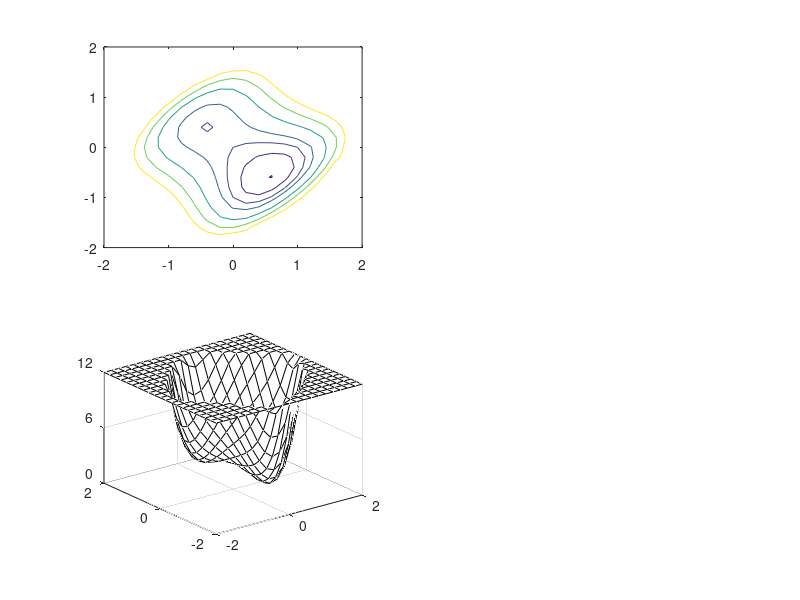

Write the MATLAB code that produced this figure. (Note: this script raises an error after producing the figure.)
% Dr. Hui Yang
% prepared for  ESI 6247 Statistical Design Models
% Deaprtment of Industrial and Management Systems Engineering
% University of South Florida
% Email: huiyang@usf.edu

% Taylor Series Demo 2 - Response Surface Methodology

function Ch10_TaylorSeries2

xlim = [-2 2]; dx = 0.2;
ylim = [-2 2]; dy = 0.2;
zlim = [0 12];
xpts = xlim(1):dx:xlim(2);
ypts = ylim(1):dy:ylim(2);
[X,Y] = meshgrid(xpts,ypts);
xtick = [-2 0 2];
ytick = [-2 0 2];
ztick = [0 6 12];
circle_size = 10;

fig = figure('WindowButtonDownFcn',@wbdcb);
% BOTTOM LEFT AXES
subplot(2,2,3)
F = (Y-X).^4 + 8*X.*Y - X + Y + 3;
F = min(max(F,zlim(1)),zlim(2));
func_mesh = mesh(xpts,ypts,F);
set(func_mesh,...
    'edgecolor','k', ...
    'facecolor','w')
set(gca, ...
    'xlim',xlim,'xtick',xtick, ...
    'ylim',ylim,'ytick',ytick,...
    'zlim',zlim,'ztick',ztick);
view(3)

% TOP LEFT AXES
ah = subplot(2,2,1);
set(gca, ...
    'xlim',xlim,'xtick',xtick, ...
    'ylim',ylim,'ytick',ytick);
[dummy,func_cont] = contour(xpts,ypts,F,[1.01 2 3 4 6 8 10]);
cont_color = ['k'; 'r'; 'g'];
for i=1:length(func_cont)
    set(func_cont(i),'edgecolor',cont_color(rem(i,3)+1,:),'linewidth',1);
end
text(0,1.7,'< CLICK ON ME >',...
    'horiz','center', ...
    'fontweight','bold',...
    'color','b');

% BOTTOM RIGHT AXES
subplot(2,2,4);
set(gca, ...
    'xlim',xlim,'xtick',xtick, ...
    'ylim',ylim,'ytick',ytick,...
    'zlim',zlim,'ztick',ztick);
view(3)

% TOP RIGHT AXES
subplot(2,2,2);
set(gca, ...
    'xlim',xlim,'xtick',xtick, ...
    'ylim',ylim,'ytick',ytick);


    function wbdcb(src,evnt)
        if strcmp(get(src,'SelectionType'),'normal')
            set(src,'pointer','circle')
            cp = get(ah,'CurrentPoint');
            
            x = cp(1,1);
            y = cp(1,2);
            Fo = (y-x).^4 + 8*x.*y - x + y + 3;
            
            % FIND GRADIENT AT POINT
            gx = -4*(y-x)^3 + 8*y - 1;
            gy = 4*(y-x)^3 + 8*x + 1;
            grd = [gx; gy];
            
            % CREATE HESSIAN
            temp = 12*(y-x)^2;
            hes = [temp 8-temp;8-temp temp];
            
            % CREATE APPROXIMATION
            dX = X - x;
            dY = Y - y;
            
            order = 2;
            if order == 0
                Fa = zeros(size(X)) + Fo;
            elseif order == 1
                Fa = grd(1)*dX + grd(2)*dY + Fo;
            else
                Fa = (hes(1,1)*dX.^2 + (hes(1,2)+hes(2,1))*dX.*dY + hes(2,2)*dY.^2)/2 +...
                    grd(1)*dX + grd(2)*dY + Fo;
            end
            Fa = min(max(Fa,zlim(1)),zlim(2));
            
            % BOTTOM LEFT AXES
            subplot(2,2,3)
            F = (Y-X).^4 + 8*X.*Y - X + Y + 3;
            F = min(max(F,zlim(1)),zlim(2));
            func_mesh = mesh(xpts,ypts,F);
            set(func_mesh,...
                'edgecolor','k', ...
                'facecolor','w')
            set(gca, ...
                'xlim',xlim,'xtick',xtick, ...
                'ylim',ylim,'ytick',ytick,...
                'zlim',zlim,'ztick',ztick);
            view(3)
            
            % TOP LEFT AXES
            subplot(2,2,1);            
            [dummy,func_cont] = contour(xpts,ypts,F,[1.01 2 3 4 6 8 10]);hold on;
            cont_color = ['k'; 'r'; 'g'];
            for i=1:length(func_cont)
                set(func_cont(i),'edgecolor',cont_color(rem(i,3)+1,:),'linewidth',1);
            end
            text(0,1.7,'< CLICK ON ME >',...
                'horiz','center', ...
                'fontweight','bold',...
                'color','b');
            plot(x,y,'ok','markersize',circle_size);
            plot(x,y,'ow','markersize',circle_size+2);
            plot(x,y,'ok','markersize',circle_size+4);hold off;
            set(gca, ...
                'xlim',xlim,'xtick',xtick, ...
                'ylim',ylim,'ytick',ytick);
            
            % TOP RIGHT AXES
            subplot(2,2,2);
            [dummy,func_cont] = contour(xpts,ypts,Fa,[1 2 3 4 6 8 10]);hold on;
            cont_color = ['k'; 'r'; 'g'];
            for i=1:length(func_cont)
                set(func_cont(i),'edgecolor',cont_color(rem(i,3)+1,:),'linewidth',1);
            end
            plot(x,y,'ok','markersize',circle_size);
            plot(x,y,'ow','markersize',circle_size+2);
            plot(x,y,'ok','markersize',circle_size+4);hold off;
            set(gca, ...
                'xlim',xlim,'xtick',xtick, ...
                'ylim',ylim,'ytick',ytick);
            
            
            % BOTTOM RIGHT AXES
            subplot(2,2,4);
            func_mesh = mesh(xpts,ypts,Fa);
            set(func_mesh,...
                'edgecolor','k', ...
                'facecolor','w')
            view(3)
            set(gca, ...
                'xlim',xlim,'xtick',xtick, ...
                'ylim',ylim,'ytick',ytick,...
                'zlim',zlim,'ztick',ztick);
            view(3)
            
            
        end
        
    end
end